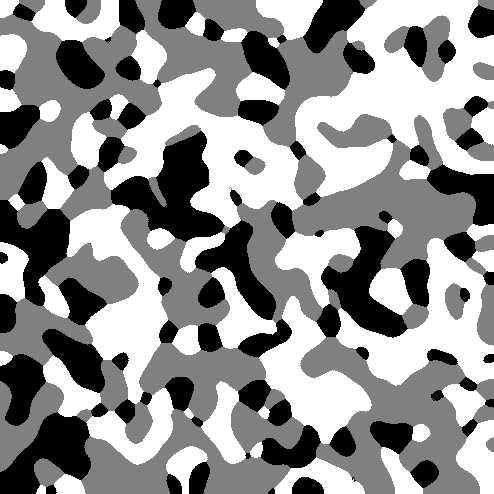
#> input picture Chapter01/data/fuel_cells/fuel_cell_1.tif, 494 x 494 px; its folder holds 3 pictures in this run
$ jupyter execute week_1_ex_2_teachers.ipynb
#> lines starting #> are read from the running program, lines starting #| are printed output that depends on the picture
[cell 1]
 # %% Boundary length exercise
import numpy as np
import skimage.io
import matplotlib.pyplot as plt

# Read data
in_dir = 'data/fuel_cells/'
imgs = [skimage.io.imread(in_dir + f'fuel_cell_{i}.tif') for i in range(1, 4)]
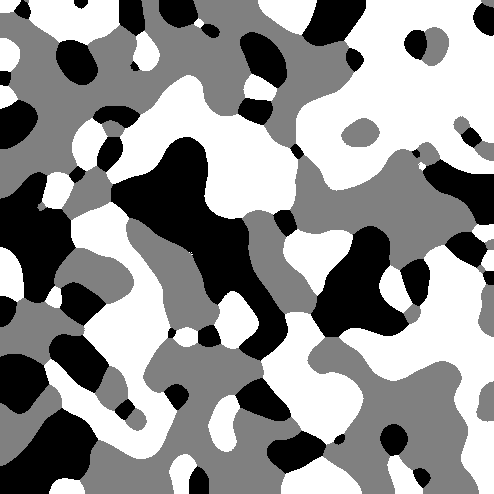
#> input picture Chapter01/data/fuel_cells/fuel_cell_2.tif, 494 x 494 px
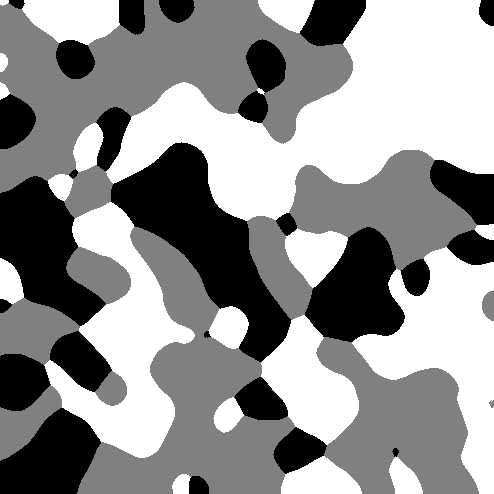
#> input picture Chapter01/data/fuel_cells/fuel_cell_3.tif, 494 x 494 px
#> imgs = 3 items
fig, ax = plt.subplots(1, 3, figsize=(15, 5))
for i in range(3):
    ax[i].imshow(imgs[i], cmap='gray')
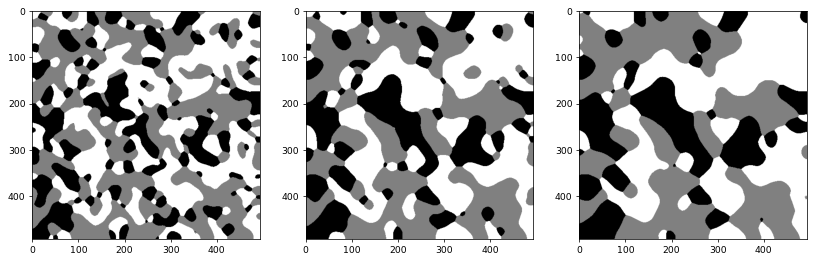
#> figure drawn by matplotlib, 3 panels

#### *1.1.2 Computing length of segmentation boundary*

Segmentation is one of the basic image analysis tasks. The length of the segmentation boundary may be used as a measure of segmentation quality. [4]

Assume that segmentation is represented by an image $S(x, y)$ which takes $n$ discrete values, i.e. $S : \Omega \to \{1, 2, \dots, n\}$, where $n$ is the number of segments. The image shown in Figure **1.7** has $n = 3$ values.

We define the length of the segmentation boundary as

$$
L(S) = \sum_{(x,y) \sim (x', y')} d \big( S(x, y), S(x', y') \big),
$$

where $(x, y) \sim (x', y')$ indicates two neighboring pixel locations, and $d$ is a metric

$$
d(a, b) =
\begin{cases}
    0 & \text{if } a = b \\
    1 & \text{otherwise}
\end{cases}.
$$

In other words, $L(S)$ counts all occurrences of two neighboring pixels having different labels. Note that every pair of pixels should be counted once. For neighborhood, we use *4-connectivity*, i.e., we consider only the pixels to the left, right, up, and down.

### *Data*
You may use any image with discrete pixel values. We have provided the segmentation images `fuel_cell_1.tif`, `fuel_cell_2.tif`, and `fuel_cell_3.tif`.

### *Tasks*

1. Compute the length of the segmentation boundary for all images.

2. Try avoiding loops and instead use vectorization provided by `numpy` for an efficient and compact implementation. See Figure **1.8** for a sketch of the vectorization approach.

3. Collect your code in a function that takes segmentation as an input and returns the length of the segmentation boundary as an output.

# Tasks Completion

- <input type="checkbox" checked> **Task 1**: Compute the length of the segmentation boundary for all images.
- <input type="checkbox" checked> **Task 2**: Try avoiding loops and instead use vectorization provided by `numpy` for an efficient and compact implementation.
- <input type="checkbox" checked> **Task 3**: Collect your code in a function that takes segmentation as an input and returns the length of the segmentation boundary as an output.

1. **Compute the length of the segmentation boundary for all images.**

[cell 2]
for im in imgs:
    length = 0
    for i in range(im.shape[0]-1):
        for j in range(im.shape[1]):
            length += (im[i,j]!= im[i+1,j])
    for i in range(im.shape[0]):
        for j in range(im.shape[1]-1):
            length += (im[i,j]!= im[i,j+1])
    print(f'Boundary length: {length}')
#> this loop made 3 passes
#| Boundary length: 16328
#| Boundary length: 10801
#| Boundary length: 8084

2. Try avoiding loops and instead use vectorization provided by `numpy` for an efficient and compact implementation.

[cell 3]
#%% Section 1.1.2 - Task 2: Boundary length (vectorized)
for im in imgs:
    length = (im[:-1] != im[1:]).sum() + (im[:,:-1] != im[:,1:]).sum()
    print(f'Boundary length: {length}')
#> this loop made 3 passes
#> length on passes 1 to 3: 16328, 10801, 8084
#| Boundary length: 16328
#| Boundary length: 10801
#| Boundary length: 8084

3. Collect your code in a function that takes segmentation as an input and returns the length of the segmentation boundary as an output.

[cell 4]
# %% Section 1.1.2 - Task 3: Boundary length function
def boundary_length(im):
    '''
    Computes the boundary length of an image.

    Parameters
    ----------
    im : ndarray
        Image.

    Returns
    -------
    bl : float
        Boundary length.
    '''
    return (im[:-1] != im[1:]).sum() + (im[:,:-1] != im[:,1:]).sum()


for im in imgs:
    print(f'Boundary length: {boundary_length(im)}')

for i in range(3):
    L = boundary_length(imgs[i])
    ax[i].imshow(imgs[i], cmap='gray')
    ax[i].set_title(f'L={L}')
#> this loop made 3 passes
